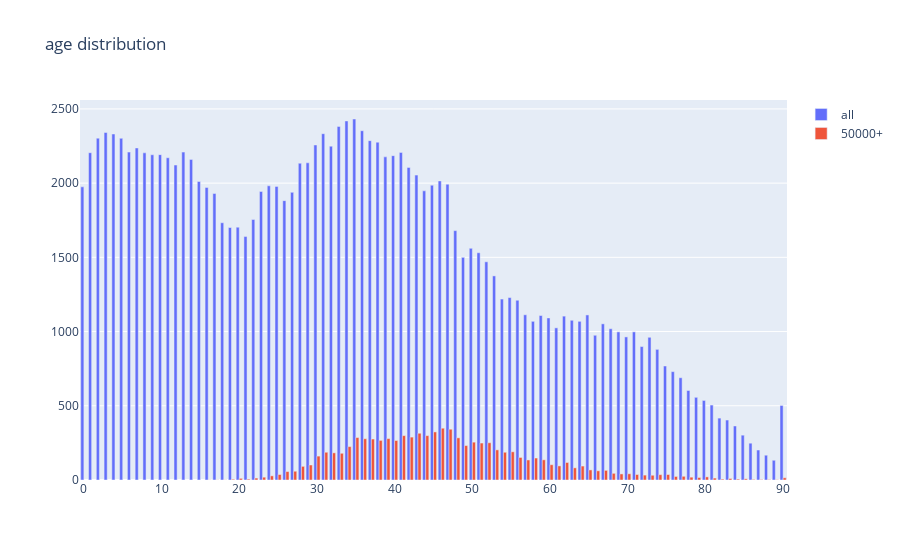
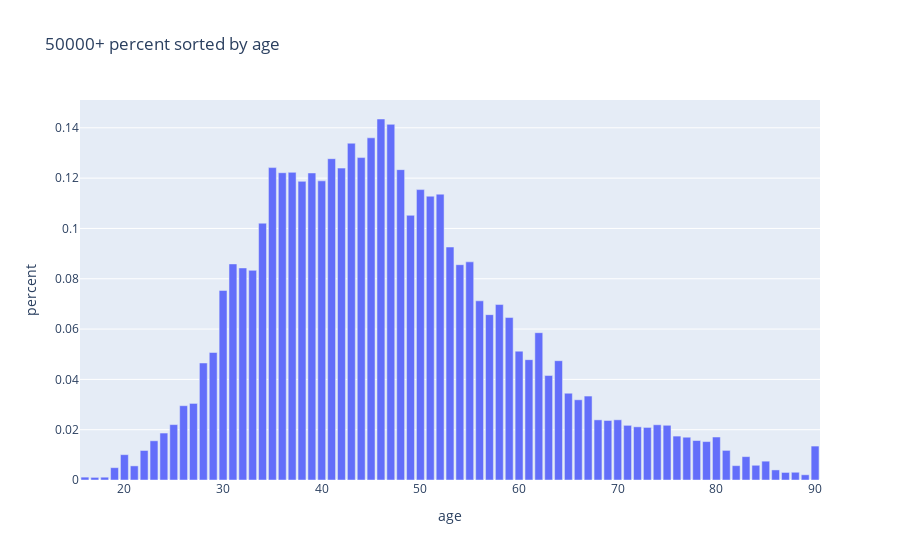
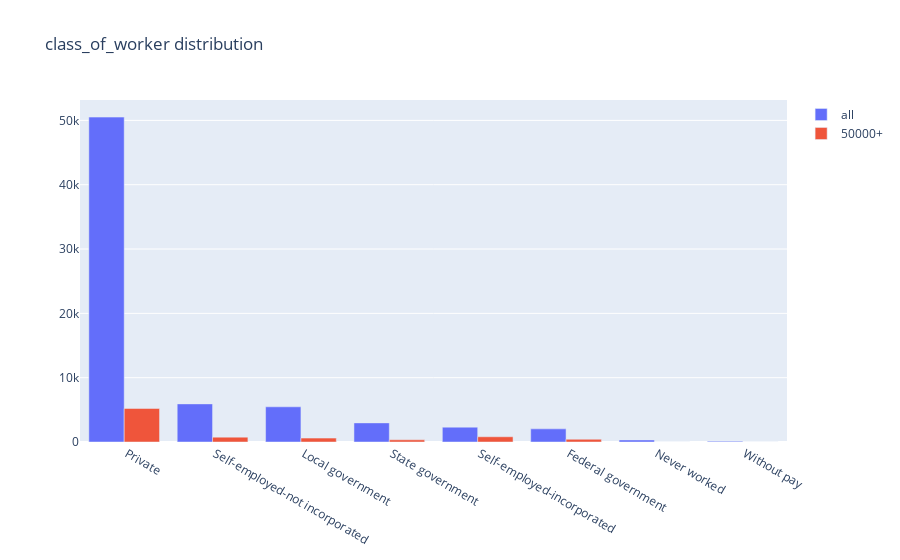
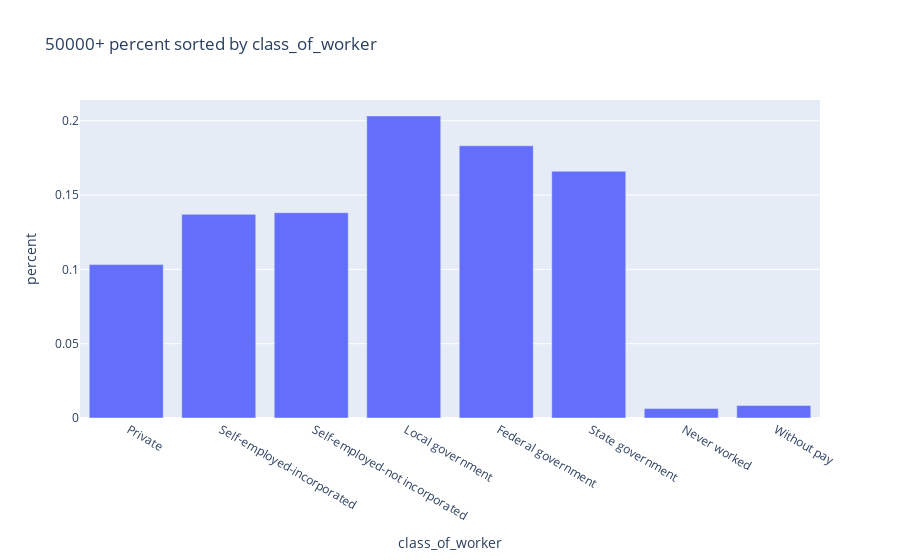

Write notebook code for charts like these, in order.
### Code cell
column_names = [
    "age",
    "class_of_worker",
    "education_level",
    "wage_per_hour",
    "enrolled_in_edu_inst_last_wk",
    "marital_status",
    "major_industry_code",
    "major_occupation_code",
    "race",
    "hispanic_origin",
    "sex",
    "member_of_a_laber_union",
    "reason_for_unemployment",
    "full_or_part_time_employment_stat",
    "capital_gains",
    "capital_losses",
    "divdends_from_stocks",
    "tax_filer_status",
    "region_of_previous_residence",
    "state_of_previous_residence",
    "detailed_household_and_family_stat",
    "detailed_household_summary_in_household",
    "migration_code_change_in_msa",
    "migration_code_change_in_reg",
    "migration_code_move_within_reg",
    "live_in_this_house_1_year_ago",
    "migration_prev_res_in_sunbelt",
    "num _persons_worked_for_employer",
    "family_members_under_18",
    "country_of_birth_father",
    "country_of_birth_mother",
    "country_of_birth_self",
    "citizenship",
    "own_business_or_self_employed",
    "fill_inc_questionnaire_for_veterans_admin",
    "veterans_benefits",
    "weeks_worked_in_year",
    "year"
]

for column_name in column_names:
    distribution_plot(column_name)

### Figure 1 — Plotly figure (JSON) as saved in the notebook; plotly's stock layout.template omitted (floating-point values rounded to 4 significant figures)
{"data": [{"name": "all", "type": "bar", "x": [35, 34, 33, 36, 3, 31, 4, 2, 5, 37, 38, 30, 32, 7, 6, 13, 41, 1, 8, 10, 9, 40, 39, 11, 14, 29, 28, 12, 42, 43, 46, 15, 47, 45, 24, 25, 0, 16, 44, 23, 27, 17, 26, 22, 18, 20, 19, 48, 21, 50, 51, 49, 52, 53, 55, 54, 56, 57, 65, 59, 62, 60, 63, 64, 58, 67, 61, 68, 69, 71, 66, 70, 73, 72, 74, 75, 76, 77, 78, 79, 80, 81, 90, 82, 83, 84, 85, 86, 87, 88, 89], "y": [2432, 2419, 2382, 2353, 2341, 2333, 2331, 2303, 2302, 2286, 2276, 2257, 2249, 2237, 2209, 2209, 2207, 2205, 2204, 2192, 2191, 2185, 2177, 2171, 2160, 2137, 2134, 2122, 2106, 2054, 2015, 2011, 1993, 1986, 1982, 1978, 1975, 1971, 1948, 1944, 1938, 1930, 1882, 1755, 1733, 1703, 1701, 1680, 1640, 1561, 1531, 1500, 1470, 1375, 1229, 1219, 1211, 1113, 1112, 1108, 1104, 1092, 1076, 1069, 1069, 1052, 1025, 1019, 998, 998, 975, 964, 961, 899, 880, 768, 730, 689, 603, 557, 536, 505, 502, 417, 404, 364, 302, 248, 202, 167, 133]}, {"name": "50000+", "type": "bar", "x": [46, 47, 45, 43, 41, 44, 42, 35, 48, 39, 36, 37, 38, 40, 50, 52, 51, 49, 34, 53, 55, 54, 31, 32, 33, 30, 56, 58, 59, 57, 62, 60, 29, 61, 64, 28, 63, 65, 67, 66, 27, 26, 68, 70, 69, 71, 75, 25, 74, 72, 73, 24, 77, 76, 80, 23, 78, 79, 90, 22, 81, 20, 83, 85, 21, 82, 84, 19, 86, 87, 88, 89, 17, 18, 16], "y": [349, 342, 324, 315, 299, 299, 289, 286, 284, 279, 278, 276, 267, 266, 255, 251, 249, 232, 225, 203, 190, 187, 187, 183, 180, 161, 152, 148, 136, 135, 118, 103, 101, 95, 94, 92, 82, 68, 65, 62, 59, 57, 45, 42, 41, 37, 37, 37, 36, 33, 32, 28, 25, 24, 21, 19, 19, 17, 15, 13, 13, 11, 10, 8, 6, 6, 6, 5, 4, 3, 3, 2, 1, 1, 1]}], "layout": {"title": {"text": "age distribution"}}}

### Figure 2 — Plotly figure (JSON) as saved in the notebook; plotly's stock layout.template omitted (floating-point values rounded to 4 significant figures)
{"data": [{"alignmentgroup": "True", "hovertemplate": "age=%{x}<br>percent=%{y}<extra></extra>", "legendgroup": "", "marker": {"color": "#636efa"}, "name": "", "offsetgroup": "", "orientation": "v", "showlegend": false, "textposition": "auto", "type": "bar", "x": [46, 47, 45, 43, 41, 44, 42, 35, 48, 39, 36, 37, 38, 40, 50, 52, 51, 49, 34, 53, 55, 54, 31, 32, 33, 30, 56, 58, 59, 57, 62, 60, 29, 61, 64, 28, 63, 65, 67, 66, 27, 26, 68, 70, 69, 71, 75, 25, 74, 72, 73, 24, 77, 76, 80, 23, 78, 79, 90, 22, 81, 20, 83, 85, 21, 82, 84, 19, 86, 87, 88, 89, 17, 18, 16], "xaxis": "x", "y": [0.1435, 0.1414, 0.136, 0.1339, 0.1277, 0.1282, 0.124, 0.1242, 0.1234, 0.122, 0.1221, 0.1223, 0.1187, 0.1189, 0.1154, 0.1136, 0.1128, 0.1052, 0.1021, 0.09261, 0.08672, 0.08558, 0.0859, 0.08429, 0.08333, 0.07534, 0.07123, 0.06975, 0.06458, 0.06573, 0.05856, 0.05122, 0.05068, 0.04783, 0.04743, 0.04651, 0.04152, 0.0345, 0.03337, 0.03189, 0.03044, 0.02953, 0.02391, 0.02393, 0.02366, 0.02173, 0.02175, 0.02202, 0.02195, 0.02114, 0.0209, 0.01867, 0.01701, 0.01745, 0.01709, 0.01559, 0.01569, 0.01527, 0.01349, 0.01173, 0.01178, 0.01007, 0.009294, 0.007484, 0.005613, 0.005703, 0.005854, 0.004907, 0.004008, 0.003006, 0.003077, 0.002075, 0.001041, 0.001112, 0.001136], "yaxis": "y"}], "layout": {"barmode": "relative", "legend": {"tracegroupgap": 0}, "title": {"text": "50000+ percent sorted by age"}, "xaxis": {"anchor": "y", "domain": [0, 1], "title": {"text": "age"}}, "yaxis": {"anchor": "x", "domain": [0, 1], "title": {"text": "percent"}}}}

### Figure 3 — Plotly figure (JSON) as saved in the notebook; plotly's stock layout.template omitted (floating-point values rounded to 4 significant figures)
{"data": [{"name": "all", "type": "bar", "x": [" Private", " Self-employed-not incorporated", " Local government", " State government", " Self-employed-incorporated", " Federal government", " Never worked", " Without pay"], "y": [50512, 5925, 5472, 2971, 2309, 2042, 315, 119]}, {"name": "50000+", "type": "bar", "x": [" Private", " Self-employed-incorporated", " Self-employed-not incorporated", " Local government", " Federal government", " State government", " Never worked", " Without pay"], "y": [5214, 812, 756, 604, 423, 339, 2, 1]}], "layout": {"title": {"text": "class_of_worker distribution"}}}

### Figure 4 — Plotly figure (JSON) as saved in the notebook; plotly's stock layout.template omitted (floating-point values rounded to 4 significant figures)
{"data": [{"alignmentgroup": "True", "hovertemplate": "class_of_worker=%{x}<br>percent=%{y}<extra></extra>", "legendgroup": "", "marker": {"color": "#636efa"}, "name": "", "offsetgroup": "", "orientation": "v", "showlegend": false, "textposition": "auto", "type": "bar", "x": [" Private", " Self-employed-incorporated", " Self-employed-not incorporated", " Local government", " Federal government", " State government", " Never worked", " Without pay"], "xaxis": "x", "y": [0.1032, 0.137, 0.1382, 0.2033, 0.1832, 0.166, 0.006349, 0.008403], "yaxis": "y"}], "layout": {"barmode": "relative", "legend": {"tracegroupgap": 0}, "title": {"text": "50000+ percent sorted by class_of_worker"}, "xaxis": {"anchor": "y", "domain": [0, 1], "title": {"text": "class_of_worker"}}, "yaxis": {"anchor": "x", "domain": [0, 1], "title": {"text": "percent"}}}}
